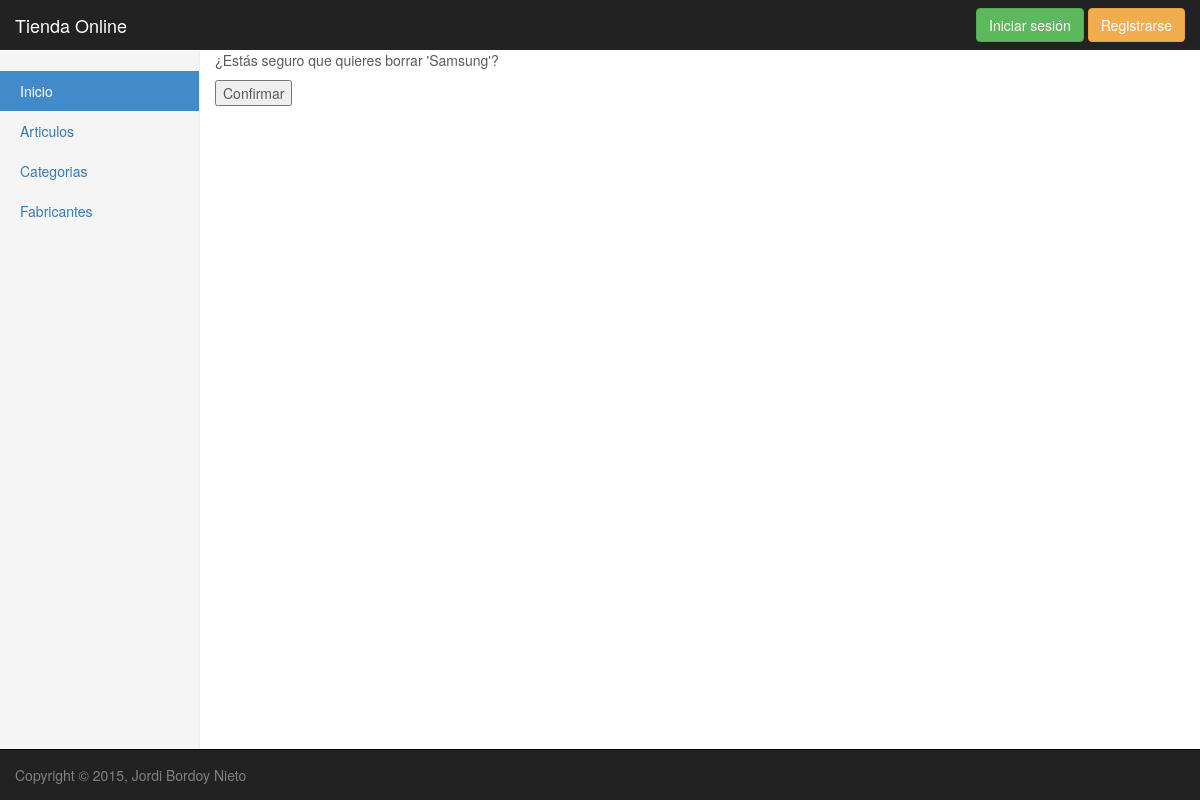
The page /articulos/eliminarFabricante/4/ on the database as committed earlier.
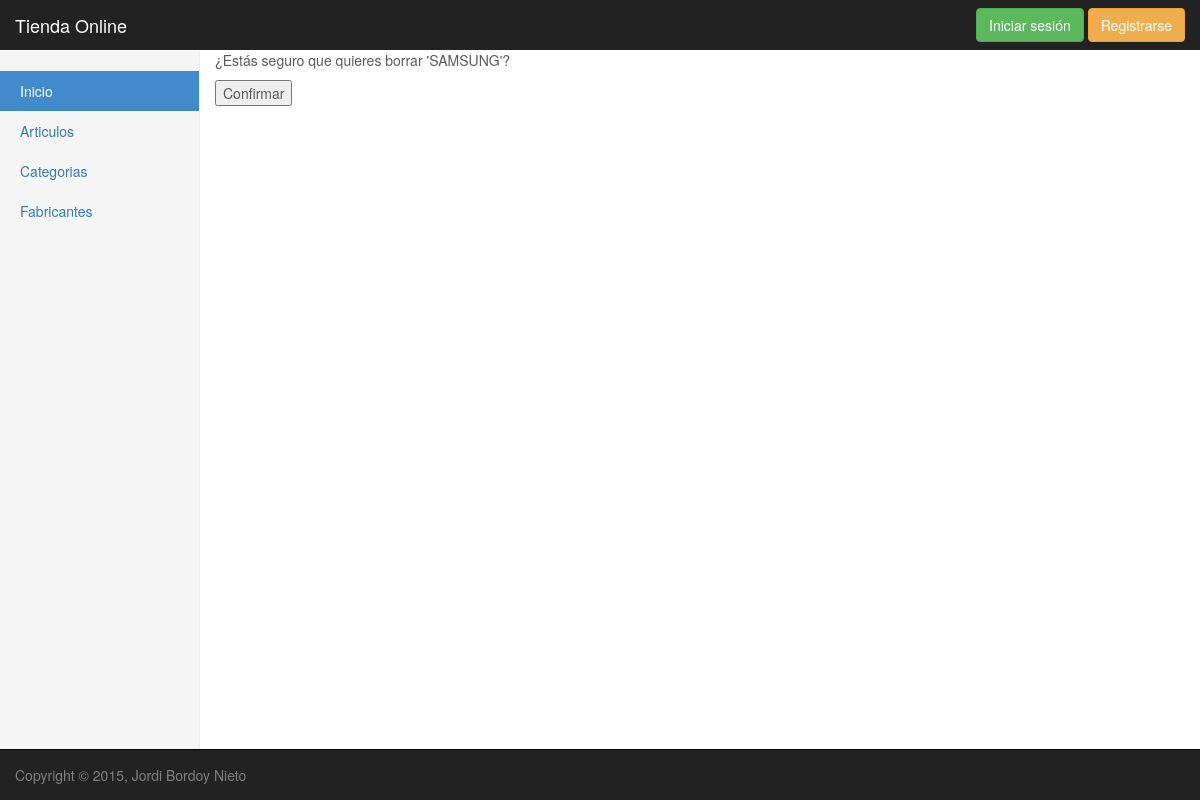
The same page on the database as committed later.
### articulos/models.py (models this page shows)
class Fabricante(models.Model):
	nombre = models.CharField(max_length=30, unique = True, default = '')
	imagen = models.ImageField(upload_to='fabricantes', verbose_name='Imagen', default = '')
	def __unicode__(self):
		return self.nombre

### articulos/views.py (the view)
# urls.py: url(r'^eliminarFabricante/(?P<pk>\d+)/$',EliminarFabricanteView.as_view(success_url='/articulos/listaFabricantes'), name = "eliminarFabricante"),
class EliminarFabricanteView(DeleteView):
	model = Fabricante
	template_name = 'articulos/borrarConfirmar.html'
	success_url = reverse_lazy('listaFabricantes')

### articulos/templates/articulos/borrarConfirmar.html
<!DOCTYPE html>
{% extends "base.html" %}
{% load static %}
{% load staticfiles %}
{% block content %}
<div class="col-md-8 col-md-offset-2">
	 <form action="" method="post">{% csrf_token %}
		<p>¿Estás seguro que quieres borrar '{{ object }}'?</p>
		<input type="submit" value="Confirmar" />
	</form>
</div>
{% endblock %}

Rows that differ between the two databases and show on the page:
changed Fabricante: nombre "Samsung" → "SAMSUNG"
